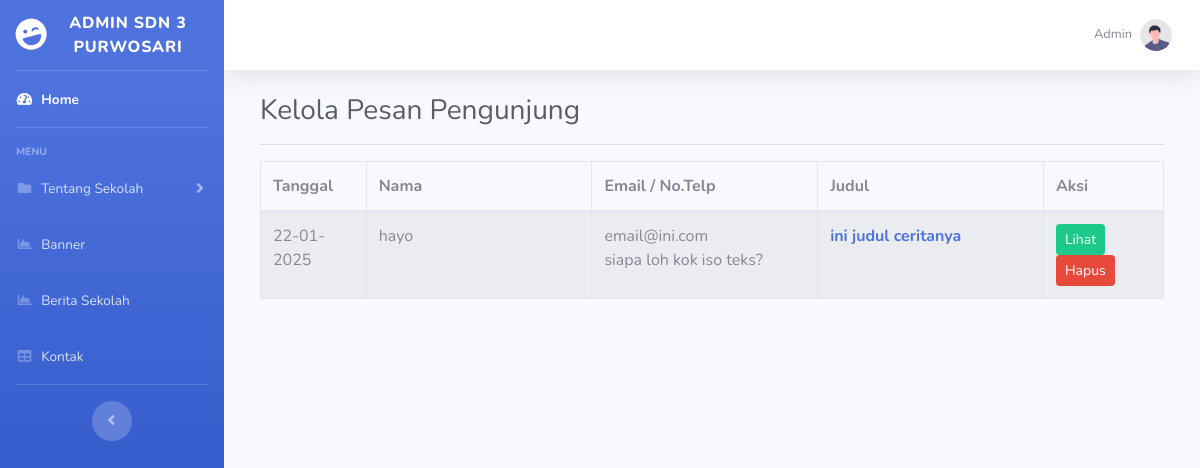
Page /admin/index.php?halaman=pesanpengunjung (signed in) on the committed database.
### tables this page shows
CREATE TABLE `pesan` (
  `id_pesan` int(100) NOT NULL,
  `nama` varchar(255) NOT NULL,
  `telepon` varchar(255) NOT NULL,
  `email` varchar(255) NOT NULL,
  `judul` text NOT NULL,
  `pesan` text NOT NULL,
  `tanggal_pesan` date NOT NULL
);

### admin/pesanpengunjung.php (the view)
<head><title>Admin SDN 3 Purwosari - Pesan Pengunjung</title></head>
<div class="container-fluid">
    <h1 class="h3 mb-2 text-gray-800">Kelola Pesan Pengunjung</h1><hr>
<table class="table table-bordered table-striped">
	<thead>
		<tr>
		<th>Tanggal</th>
		<th>Nama</th>
		<th>Email / No.Telp</th>
		<th>Judul</th>
		<th>Aksi</th>
		</tr>
	</thead>
	<tbody>
		<?php $ambil = $koneksi->query("SELECT * FROM pesan"); ?>
		<?php while($pecah = $ambil->fetch_assoc()): ?>
		<tr>
     		<td><?php $originalDate = $pecah['tanggal_pesan'];
				$newDate = date("d-m-Y", strtotime($originalDate)); ?>
				<?= $newDate; ?></td>
			<td class="col-md-3">
				<?= $pecah['nama']; ?>
			</td>
			<td class="col-md-3">
				<?= $pecah['email']; ?><br>
				<?= $pecah['telepon']; ?>
			</td>
			<td class="col-md-3"><strong><a href="index.php?halaman=lihatpesan&id=<?= $pecah['id_pesan']; ?>"><?= $pecah["judul"]; ?></a></strong>
			</td>
			<td>
				<a href="index.php?halaman=lihatpesan&id=<?= $pecah['id_pesan']; ?>" class="btn btn-success btn-sm">Lihat</a>
				<a href="index.php?halaman=hapuspesan&id=<?= $pecah['id_pesan']; ?>" onclick="return confirm('Yakin akan menghapus data?')" class="btn btn-danger btn-sm">Hapus</a>
			</td>
		</tr>
		<?php endwhile; ?>
	</tbody>
</table>
</div>
</div>

### rows in the picture
pesan: tanggal_pesan "22-01-2025", nama "hayo", email "email@ini.com", telepon "siapa loh kok iso teks?", judul "ini judul ceritanya"
